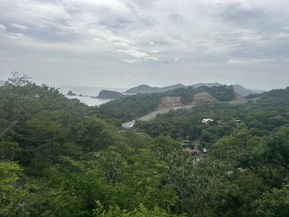
#> input picture Above the surf website/Pictures/IMG_8726.jpeg, 289 x 217 px, shrunk from 1200 x 900 before the run
$ python rotate_mexico.py
#> lines starting #> are read from the running program, lines starting #| are printed output that depends on the picture
from PIL import Image
import os

files = ['Pictures/IMG_8726.jpeg', 'Pictures/IMG_8709.jpeg']
for path in files:
    if os.path.exists(path):
        img = Image.open(path)
#> img is the input picture: PIL image 289x217 RGB; mean R, G, B 115.9, 127.3, 117.6
        # In PIL, positive angle is counter-clockwise. To rotate clockwise (ground on left -> ground on bottom), use -90
        img = img.rotate(-90, expand=True)
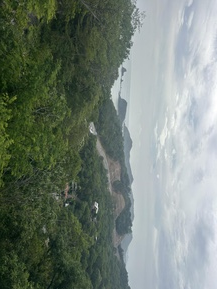
#> img: PIL image 217x289 RGB; mean R, G, B 115.9, 127.3, 117.6
        img.save(path)
        print(f"Rotated {path} clockwise by 90 degrees.")
#> pass 2 of the loop `for path in files:`:
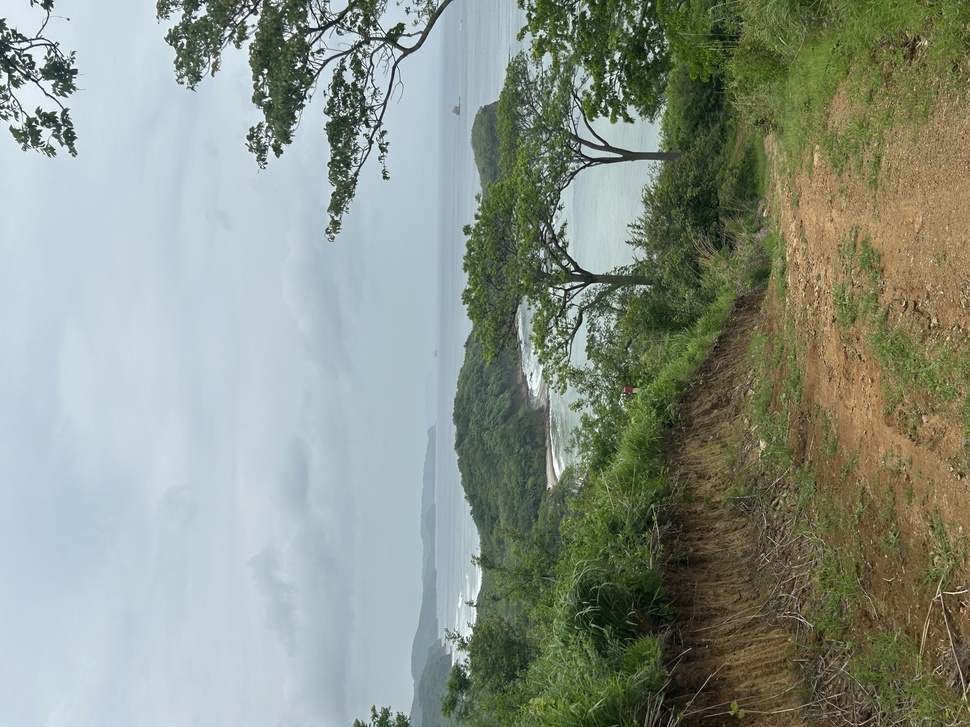
#> input picture Above the surf website/Pictures/IMG_8709.jpeg, 970 x 727 px, shrunk from 4032 x 3024 before the run
#> img is the input picture: PIL image 970x727 RGB; mean R, G, B 137.9, 146.6, 135.4
#> `img = img.rotate(-90, expand=True)`:
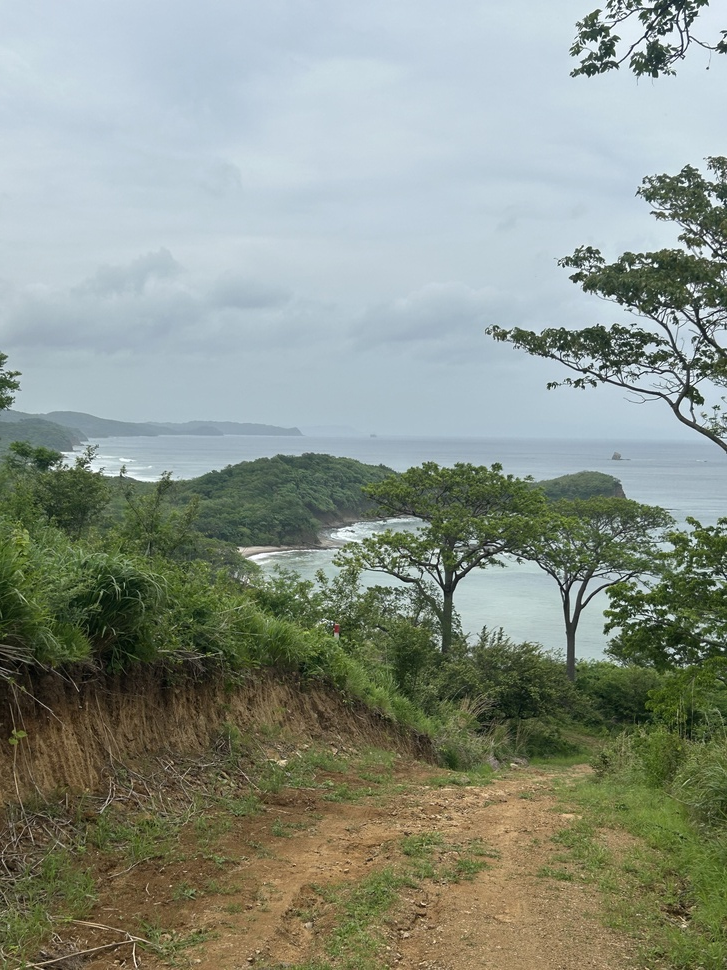
#> img: PIL image 727x970 RGB; mean R, G, B 137.9, 146.6, 135.4
